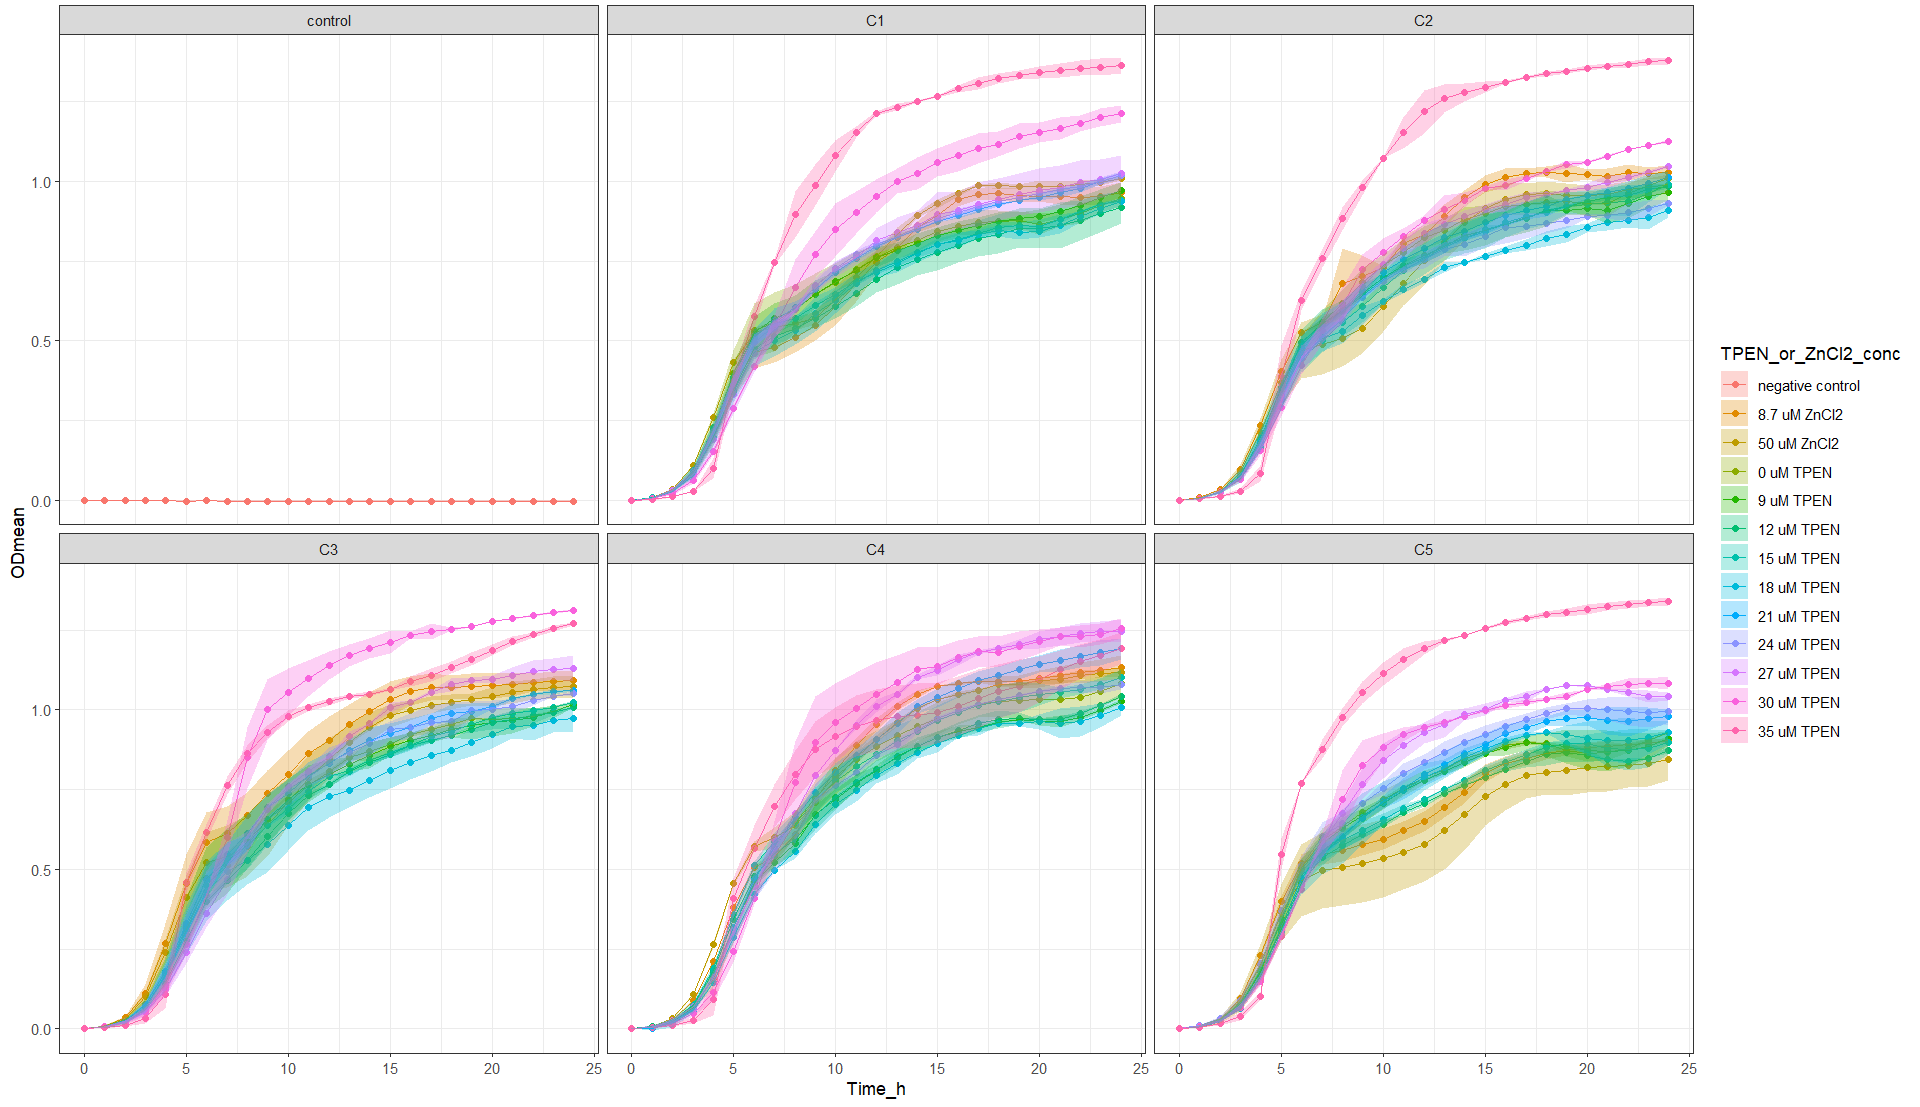

The script that drew this image:
setwd("~/ITQB/Plate readings/Exp34_2plates_02052024")

library(tidyverse)

library(readxl)
Exp34 <- Exp34_2plates_02052024 <- read_excel("Exp34_2plates_02052024_final_final.xlsx")
View(Exp34) 

Exp34_v1 <- Exp34 %>%
  pivot_longer(names_to = "Condition", values_to = "OD_578", cols = -Time_h)
Exp34_v1
View(Exp34_v1)


Exp34_v2 <- separate(Exp34_v1, Condition, 
                     c("Community",
                       "Transfer_medium",
                       "Zn_condition", 
                       "Tech_Repl",
                       "Biol_Repl",
                       "TPEN_or_ZnCl2_conc",
                       "Well_number"), 
                     sep = "_", remove = FALSE,
                     convert = FALSE)
View(Exp34_v2)

Exp34_v2$OD_578 <- as.numeric (Exp34_v2$OD_578) #Because OD_578 values are character

Exp34_v2$TPEN_or_ZnCl2_conc <- factor(Exp34_v2$TPEN_or_ZnCl2_conc, levels = c("nodrug",
                                                                              "1.74",
                                                                              "10",
                                                                              "0",
                                                                              "1.8",
                                                                              "2.4",
                                                                              "3.0",
                                                                              "3.6",
                                                                              "4.2",
                                                                              "4.8",
                                                                              "5.4",
                                                                              "6.0",
                                                                              "7.0"))

Exp34_v2 <- Exp34_v2 %>% mutate(TPEN_or_ZnCl2_conc = recode (TPEN_or_ZnCl2_conc,
                                                             "nodrug" = "control",
                                                             "1.74" = "17.4uM",
                                                             "10" = "50uM",
                                                             "0" = "0uM",
                                                             "1.8" = "9uM",
                                                             "2.4" = "12uM",
                                                             "3.0" = "15uM",
                                                             "3.6" = "18uM",
                                                             "4.2" = "21uM",
                                                             "4.8" = "24uM",
                                                             "5.4" = "27uM",
                                                             "6.0" = "30uM",
                                                             "7.0" = "35uM"))


Exp34_v2$Community <- factor(Exp34_v2$Community, levels = c("control",
                                                            "C1",
                                                            "C2",
                                                            "C3",
                                                            "C4",
                                                            "C5"))

Exp34_v2 %>%
  ggplot(aes(x= Time_h, y=OD_578, color = Tech_Repl)) +
  geom_line() +
  facet_grid (Community ~ TPEN_or_ZnCl2_conc)


Exp34_v3<- Exp34_v2 %>% group_by(Community, Transfer_medium, Zn_condition, Tech_Repl, Biol_Repl, Well_number) %>%
  mutate(blank = Time_h ==0)

View(Exp34_v3)

Exp34_v4 <- Exp34_v3 %>%
  group_by(Community, Transfer_medium, Zn_condition, Tech_Repl, Biol_Repl, Well_number) %>%
  mutate(OD = OD_578 - OD_578[blank]) %>%
  ungroup()


View(Exp34_v4)

#Obtain the mean and sd
Exp34_v5 <- Exp34_v4 %>% group_by(Time_h, Community, TPEN_or_ZnCl2_conc, Zn_condition) %>%
  summarise(ODmean = mean(OD), sdOD = sd(OD), n())

Exp34_v5$Community <- factor(Exp34_v5$Community, levels = c("control",
                                                            "C1",
                                                            "C2",
                                                            "C3",
                                                            "C4",
                                                            "C5"))


Exp34_v5 <- Exp34_v5 %>% mutate(TPEN_or_ZnCl2_conc =  recode (TPEN_or_ZnCl2_conc,
                                                              "control" = "negative control",
                                                              "17.4uM" = "17.4 uM ZnCl2",
                                                              "50uM" = "50 uM ZnCl2",
                                                              "0uM" = "0 uM TPEN",
                                                              "9uM" = "9 uM TPEN",
                                                              "12uM" = "12 uM TPEN",
                                                              "15uM" = "15 uM TPEN",
                                                              "18uM" = "18 uM TPEN",
                                                              "21uM" = "21 uM TPEN",
                                                              "24uM" = "24 uM TPEN",
                                                              "27uM" = "27 uM TPEN",
                                                              "30uM" = "30 uM TPEN",
                                                              "35uM" = "35 uM TPEN"))




Exp34_v5  %>% ggplot(aes(x = Time_h,
                         y = ODmean,
                         color = TPEN_or_ZnCl2_conc,
                         fill = TPEN_or_ZnCl2_conc
)) +
  geom_point() +
  geom_line() +
  geom_ribbon(aes(ymin=ODmean-sdOD, ymax=ODmean+sdOD),
              alpha = 0.3, colour = NA) +
  facet_wrap (Community ~ .) +
  theme_bw()
